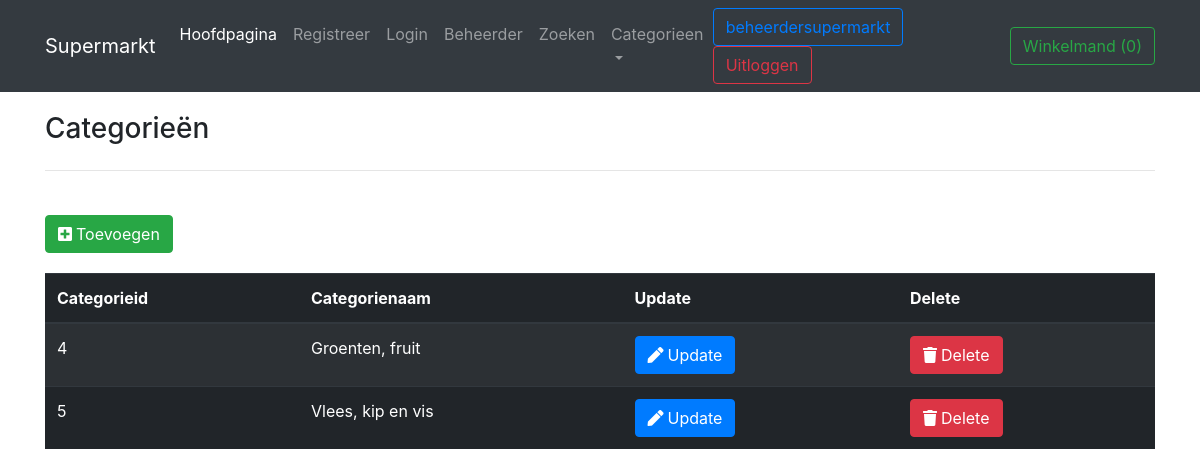
The app's page /categoriegegevens.php (signed in) with its own data.
### tables this page shows
CREATE TABLE `categorieen` (
  `categorieid` int(255) NOT NULL,
  `categorienaam` varchar(255) NOT NULL
);

### includes/autoload.inc.php (called while the page is built, shortened)
<?php
function myAutoLoader($className)
{
    $path = 'classes/';
    $extension = '.class.php';
    $fileName = $path . $className . $extension;
}

### classes/dbh.class.php (called while the page is built)
<?php
class Dbh
{
    private $host = 'localhost';
    private $user = 'root';
    private $pwd = '';
    private $dbName = 'supermarkt';
    public function connect()
    {
        $dsn = 'mysql:host=' . $this->host . ';dbname=' . $this->dbName;
        $pdo = new PDO($dsn, $this->user, $this->pwd);
        $pdo->setAttribute(PDO::ATTR_DEFAULT_FETCH_MODE, PDO::FETCH_ASSOC);
        return $pdo;
    }
}

### classes/beheerder.class.php (called while the page is built, shortened)
<?php
include_once 'dbh.class.php';
class Beheerder extends Dbh
{
    public function getCategorieen()
    {
        $sql = "SELECT * FROM categorieen";
        $stmt = $this->connect()->prepare($sql);
        $stmt->execute();
        while ($result = $stmt->fetchAll()) {
            return $result;
        }
    }
}

### categoriegegevens.php (the view, shortened to what this page needs)
<?php
include "./includes/autoload.inc.php";
include "./templates/header.php";
?>
<!DOCTYPE html>
<html lang="en">
<head>
    <link rel="stylesheet" href="https://cdnjs.cloudflare.com/ajax/libs/font-awesome/5.15.2/css/all.min.css"
 />
</head>
<body>
    <div class="container">
        <div style="margin-top: 20px">
            <h3>Categorieën</h3>
            <hr class="my-4">
        </div>
    </div>
    <div class="container">
        <a style="margin-top: 20px;" href="categorieToevoegen.php" class="btn btn-success" role="button"><i
                style="margin-right: 4px" class="fas fa-plus-square"></i>Toevoegen</a>
    </div>
    <div style="margin-top: 20px;" class="d-flex table-data">
        <div class="container">
            <table class="table table-striped table-dark">
                <thead class="thead-dark">
                    <tr>
                        <th>Categorieid</th>
                        <th>Categorienaam</th>
                        <th>Update</th>
                        <th>Delete</th>
                    </tr>
                </thead>
                <tbody id="tbody">
                    <?php
                    $categorieen = new Beheerder();
                    foreach ($categorieen->getCategorieen() as $categorie) { ?>
                    <tr>
                        <td><?php echo $categorie['categorieid']; ?></td>
                        <td><?php echo $categorie['categorienaam']; ?></td>
                        <td>
                            <a href="editCategoriegegevens.php?categorieid=<?php echo $categorie['categorieid']; ?>"
                                class="btn btn-primary" role="button"><i style="margin-right: 4px"
                                    class="fas fa-pen"></i>Update</a>
                        </td>
                        <td>
                            <a href="categorie.process.php?categorieid=<?php echo $categorie['categorieid']; ?>&send=del"
                                class="btn btn-danger" role="button" aria-pressed="true"><i style="margin-right: 4px"
                                    class="fas fa-trash"></i>Delete</a>
                        </td>
                    </tr>
                    <?php
                    }
                    ?>
                </tbody>
            </table>
        </div>
    </div>
</body>
</html>

### records on screen
categorieen: categorieid "4", categorienaam "Groenten, fruit"
categorieen: categorieid "5", categorienaam "Vlees, kip en vis"

### other values on screen
$_SESSION[gebruikersnaam] "beheerdersupermarkt"
$count "0"
